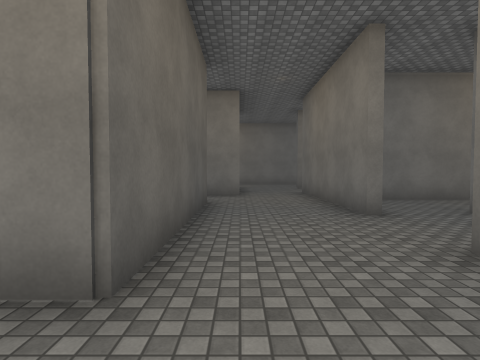
[1] (above)

20 first-person views from a walk through a Unity game level. The camera is 1.5 m above the floor, tilts 2° down and sees 80° across. The floor is counted in squares, 2 m on a side. Each view is taken from the middle of a square. On the plan, view 1 faces up. The plan holds only what a view shows up to about 10 squares ahead; the rest is blank. The place goes on beyond the plan. The player is left out. Door leaves are left out, so doorways stand open. Surface patterns are stand-ins for the level's own textures.

[2]
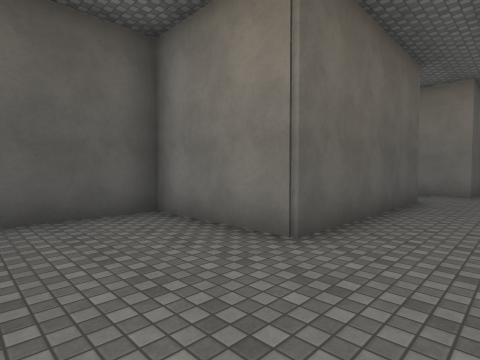

[3]
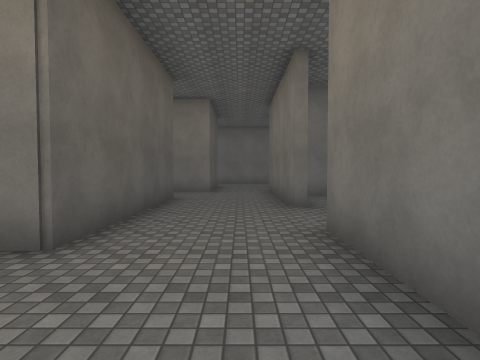

[4]
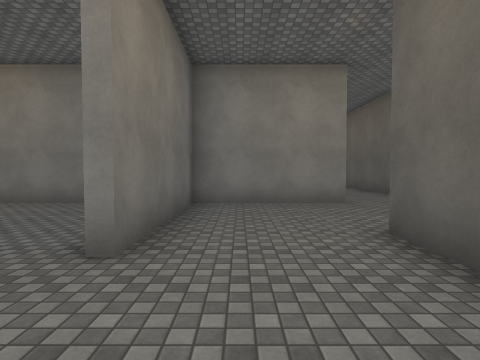

[5]
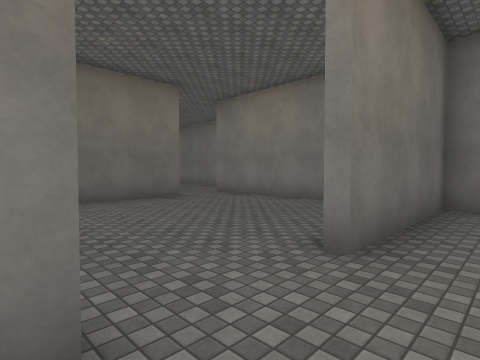

[6]
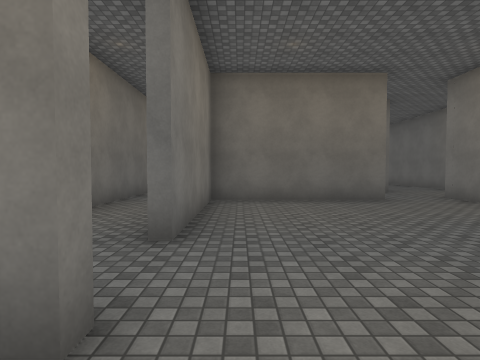

[7]
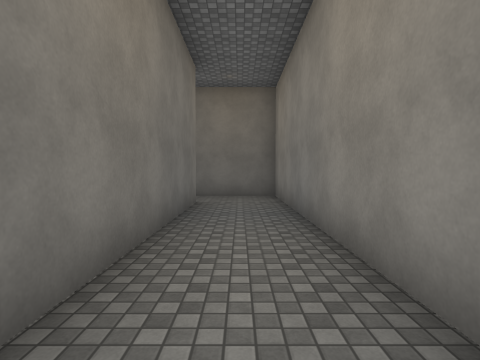

[8]
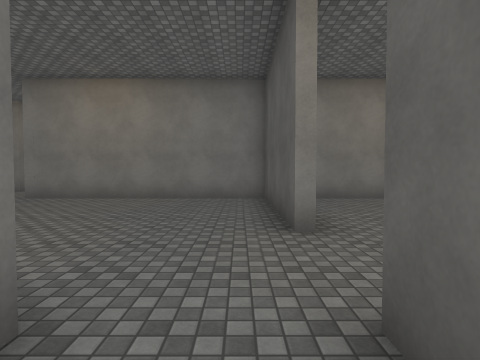

[9]
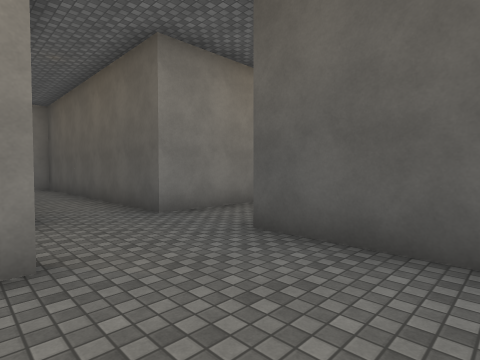

[10]
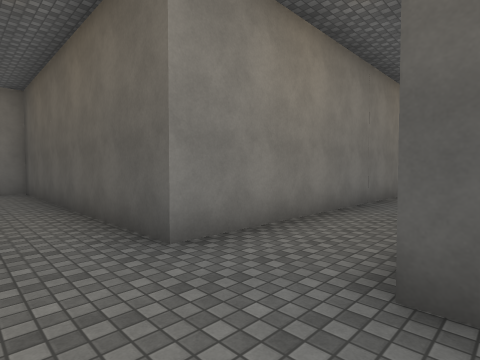

[11]
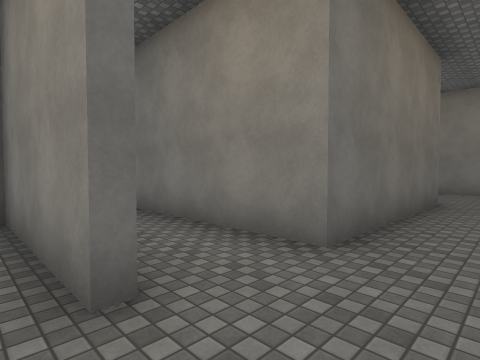

[12]
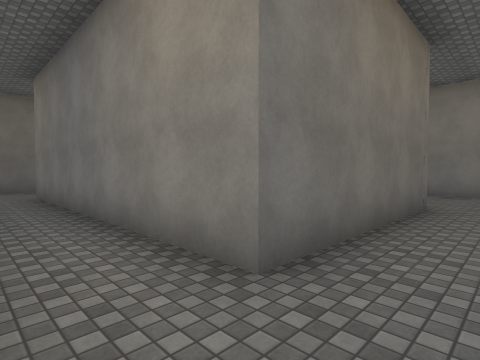

[13]
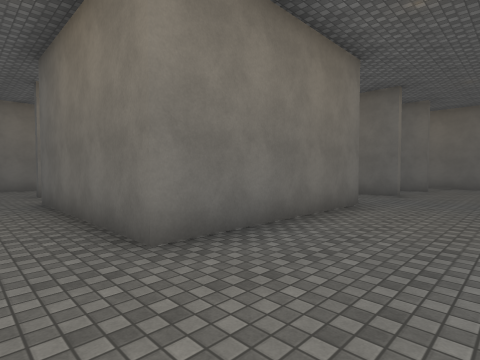

[14]
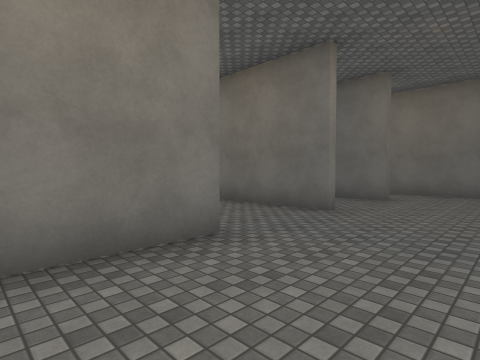

[15]
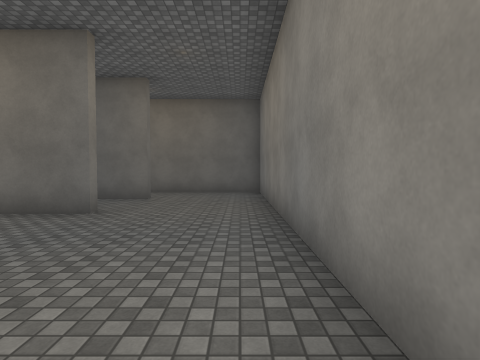

[16]
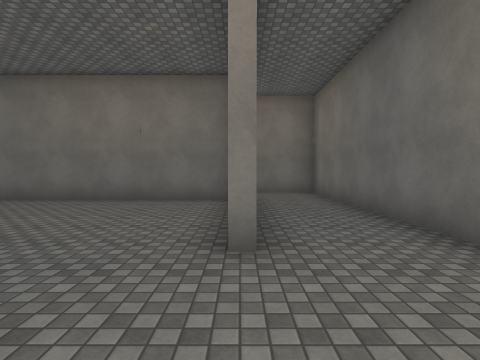

[17]
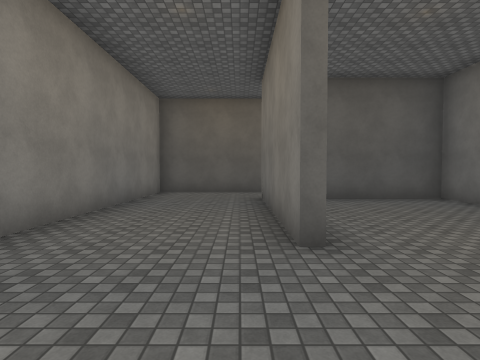

[18]
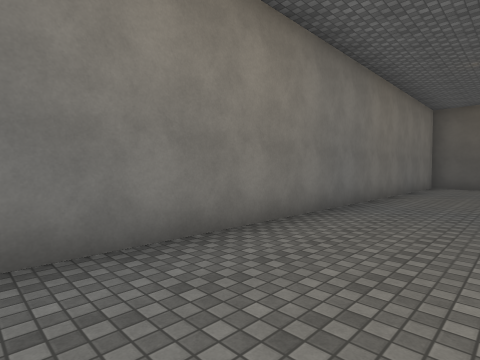

[19]
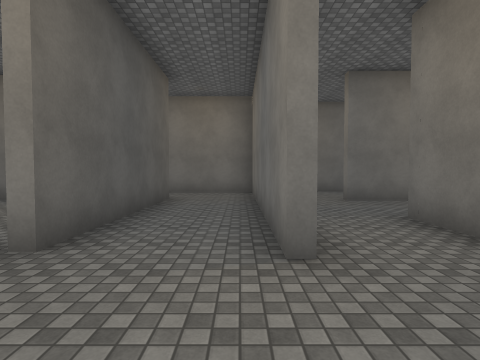

[20]
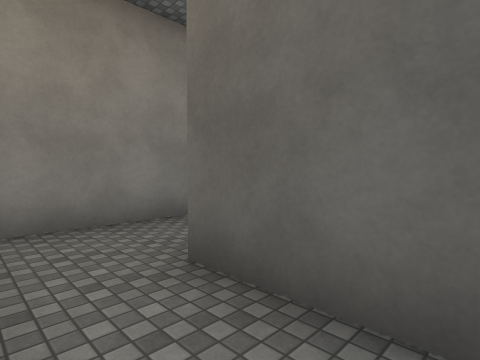

### Floor plan
Ten units are one square. View 1 is at (0, 0); x grows to the right and y downward. Boxes are objects, and circles mark ways between rooms. Rooms are numbered by the first view taken in them; rooms with no view inside come last. Other rooms are left out.
<svg viewBox="-100 -100 227 222">
<path fill="none" stroke="#000" d="M-15 15 21 15 21 -26M-8 -26 -8 -16 -37 -16 -37 16M-8 -66 -8 -26M21 -46 21 -66M106 -90 106 -70 29 -70M51 -50 122 -50 122 -74M32 84 -17 84 -17 35 62 35 62 85M59 85 59 75M84 86 84 17 56 17M-95 35 -35 35 -35 117 106 117 106 65M23 -26 23 15 88 15M80 -4 80 -47 40 -47M23 -52 23 -46M59 75 59 54M58 38 -14 38 -14 68M21 -66 21 -95M0 -95 0 -86"/>
<circle cx="5" cy="-20" r="3" fill="#2a7"/>
<circle cx="-25" cy="20" r="3" fill="#2a7"/>
<circle cx="20" cy="-35" r="3" fill="#2a7"/>
<circle cx="5" cy="-55" r="3" fill="#2a7"/>
<circle cx="35" cy="-50" r="3" fill="#2a7"/>
<circle cx="45" cy="80" r="3" fill="#2a7"/>
<text x="-10" y="0">1</text>
<text x="0" y="-50">2</text>
<text x="90" y="-60">3</text>
<text x="40" y="80">4</text>
<text x="50" y="-20">5</text>
<text x="20" y="60">6</text>
<text x="10" y="-80">7</text>
</svg>
Room 1 opens to room 2. Room 1 opens to room 4. Room 2 opens to room 5. Room 2 opens to room 7. Room 3 opens to room 5. Room 4 opens to room 6.

Where each view was taken, in squares from view 1:
view 1: 0 up, 0 right, facing up
view 2: 1 down, 1 right, facing up-left
view 3: 1 down, 1 right, facing up
view 4: 5 up, 1 right, facing down
view 5: 5 up, 1 right, facing down-right
view 6: 4 up, 1 right, facing right
view 7: 6 up, 4 right, facing right
view 8: 6 up, 3 right, facing down
view 9: 1 up, 1 left, facing down-left
view 10: 1 down, 2 left, facing down-left
view 11: 1 down, 3 left, facing down-right
view 12: 2 down, 3 left, facing down-right
view 13: 11 down, 3 left, facing up-right
view 14: 11 down, 1 right, facing up-right
view 15: 11 down, 1 right, facing right
view 16: 11 down, 6 right, facing up
view 17: 9 down, 6 right, facing left
view 18: 9 down, 10 right, facing down-left
view 19: 11 down, 8 right, facing up
view 20: 9 up, 12 right, facing down-left
